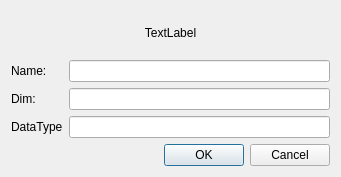
<?xml version="1.0" encoding="UTF-8"?>
<ui version="4.0">
 <class>IOSummary</class>
 <widget class="QDialog" name="IOSummary">
  <property name="geometry">
   <rect>
    <x>0</x>
    <y>0</y>
    <width>341</width>
    <height>177</height>
   </rect>
  </property>
  <property name="sizePolicy">
   <sizepolicy hsizetype="Preferred" vsizetype="Minimum">
    <horstretch>0</horstretch>
    <verstretch>0</verstretch>
   </sizepolicy>
  </property>
  <property name="windowTitle">
   <string>Dialog</string>
  </property>
  <layout class="QVBoxLayout" name="verticalLayout">
   <item>
    <widget class="QLabel" name="label">
     <property name="sizePolicy">
      <sizepolicy hsizetype="Preferred" vsizetype="Minimum">
       <horstretch>0</horstretch>
       <verstretch>0</verstretch>
      </sizepolicy>
     </property>
     <property name="text">
      <string>TextLabel</string>
     </property>
     <property name="alignment">
      <set>Qt::AlignCenter</set>
     </property>
    </widget>
   </item>
   <item>
    <layout class="QHBoxLayout" name="horizontalLayout">
     <item>
      <layout class="QVBoxLayout" name="verticalLayout_3">
       <item>
        <widget class="QLabel" name="label_1">
         <property name="text">
          <string>Name:</string>
         </property>
         <property name="alignment">
          <set>Qt::AlignLeading|Qt::AlignLeft|Qt::AlignVCenter</set>
         </property>
        </widget>
       </item>
       <item>
        <widget class="QLabel" name="label_2">
         <property name="text">
          <string>Dim:</string>
         </property>
        </widget>
       </item>
       <item>
        <widget class="QLabel" name="label_3">
         <property name="text">
          <string>DataType</string>
         </property>
        </widget>
       </item>
      </layout>
     </item>
     <item>
      <layout class="QVBoxLayout" name="verticalLayout_4">
       <item>
        <widget class="QLineEdit" name="name_edit"/>
       </item>
       <item>
        <widget class="QLineEdit" name="dim_edit"/>
       </item>
       <item>
        <widget class="QLineEdit" name="type_edit"/>
       </item>
      </layout>
     </item>
    </layout>
   </item>
   <item>
    <widget class="QDialogButtonBox" name="buttonBox">
     <property name="orientation">
      <enum>Qt::Horizontal</enum>
     </property>
     <property name="standardButtons">
      <set>QDialogButtonBox::Cancel|QDialogButtonBox::Ok</set>
     </property>
    </widget>
   </item>
  </layout>
 </widget>
 <resources/>
 <connections>
  <connection>
   <sender>buttonBox</sender>
   <signal>accepted()</signal>
   <receiver>IOSummary</receiver>
   <slot>accept()</slot>
   <hints>
    <hint type="sourcelabel">
     <x>248</x>
     <y>254</y>
    </hint>
    <hint type="destinationlabel">
     <x>157</x>
     <y>274</y>
    </hint>
   </hints>
  </connection>
  <connection>
   <sender>buttonBox</sender>
   <signal>rejected()</signal>
   <receiver>IOSummary</receiver>
   <slot>reject()</slot>
   <hints>
    <hint type="sourcelabel">
     <x>316</x>
     <y>260</y>
    </hint>
    <hint type="destinationlabel">
     <x>286</x>
     <y>274</y>
    </hint>
   </hints>
  </connection>
 </connections>
</ui>
